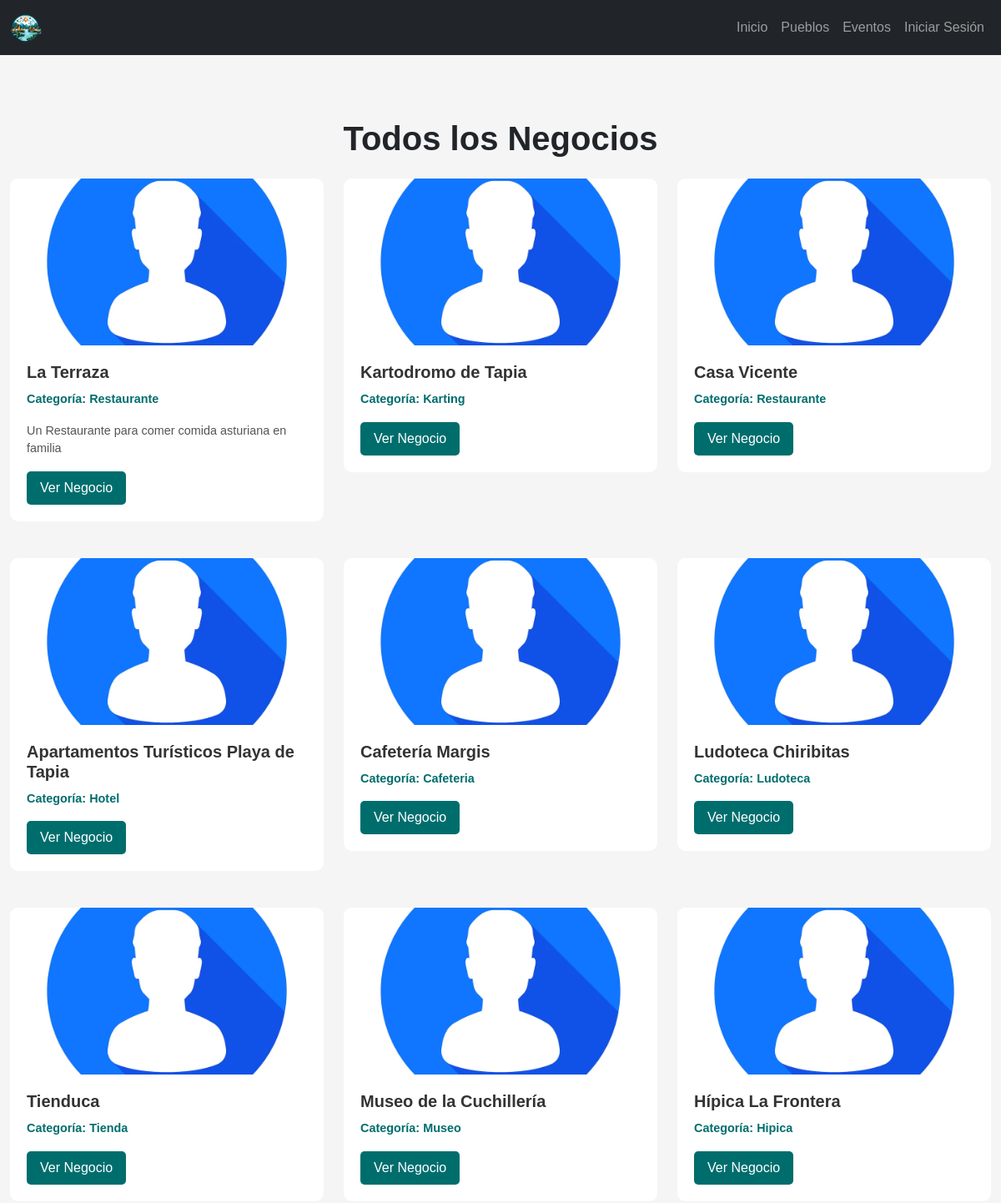
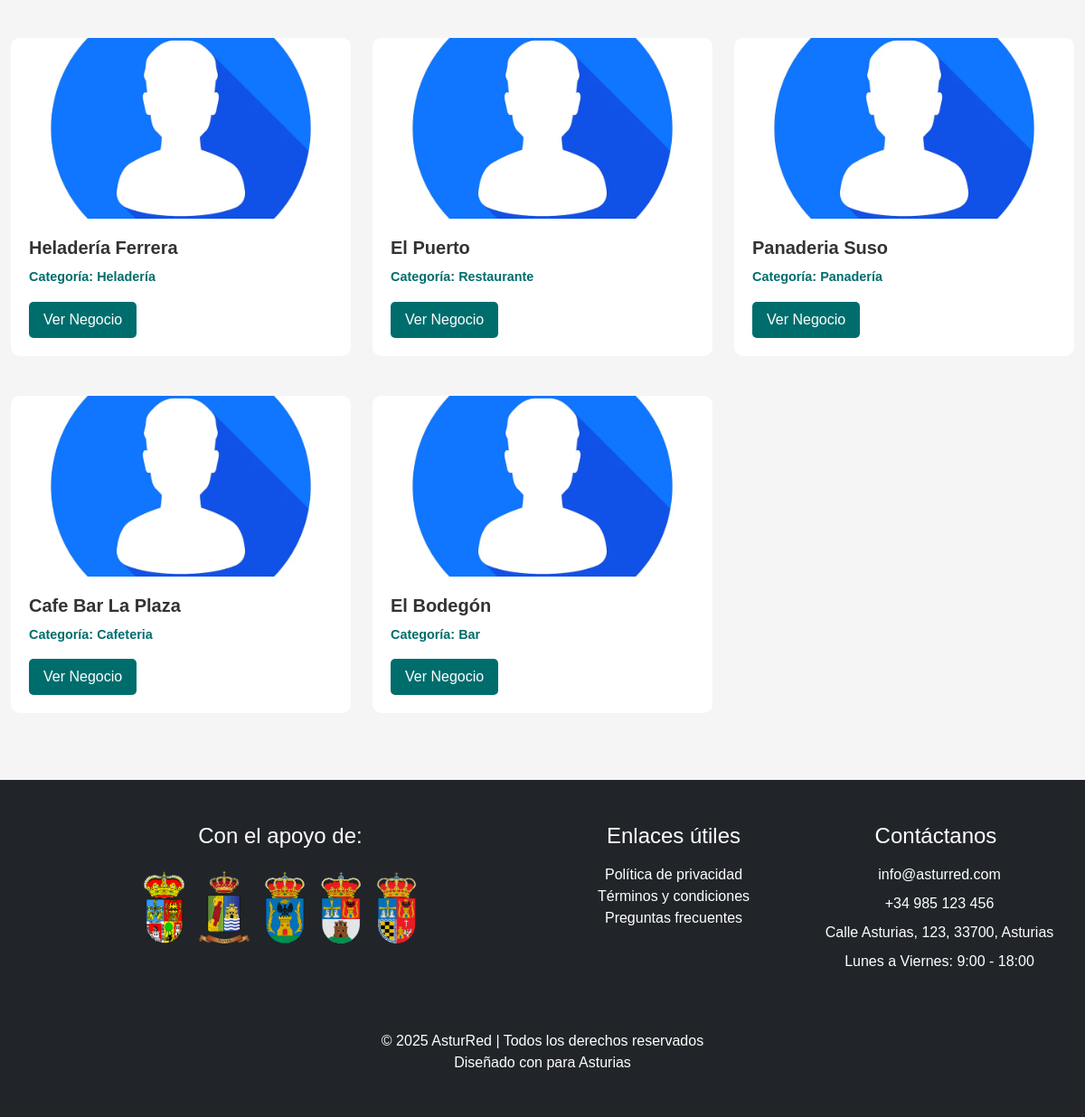
/todos_los_negocios.php, run on the app's committed database (2 pictures, top to bottom).
### tables this page shows
CREATE TABLE `businesses` (
  `id` int NOT NULL,
  `username` varchar(50) NOT NULL,
  `password` varchar(255) NOT NULL,
  `business_name` varchar(100) NOT NULL,
  `email` varchar(100) NOT NULL,
  `address` varchar(255) DEFAULT NULL,
  `location` varchar(100) DEFAULT NULL,
  `phone` varchar(20) DEFAULT NULL,
  `description` text,
  `profile_pic` varchar(255) DEFAULT 'default-profile.jpg',
  `banner_pic` varchar(255) DEFAULT 'default-banner.jpg',
  `created_at` timestamp NULL DEFAULT CURRENT_TIMESTAMP,
  `role` enum('ayuntamiento','negocio') DEFAULT 'negocio',
  `tipo_negocio` varchar(100) NOT NULL,
  `latitude` decimal(10,8) DEFAULT NULL,
  `longitude` decimal(11,8) DEFAULT NULL
);

### todos_los_negocios.php (the view, shortened to what this page needs)
<?php
include "conexion.php";
$pueblo = isset($_GET['pueblo']) ? $_GET['pueblo'] : null;
if ($pueblo) {
    $query = "
        SELECT b.id, b.username, b.business_name, b.profile_pic, b.tipo_negocio, b.description, COUNT(r.id) AS review_count
        FROM businesses b
        LEFT JOIN reviews r ON b.business_name = r.business_name
        WHERE b.location LIKE ? AND b.role = 'negocio'
        GROUP BY b.id
        ORDER BY review_count DESC
    ";
    $stmt = $conn->prepare($query);
    $pueblo_like = "%$pueblo%";
    $stmt->bind_param("s", $pueblo_like);
    $stmt->execute();
    $result = $stmt->get_result();
} else {
    $query = "
        SELECT b.id, b.username, b.business_name, b.profile_pic, b.tipo_negocio, b.description, COUNT(r.id) AS review_count
        FROM businesses b
        LEFT JOIN reviews r ON b.business_name = r.business_name
        WHERE b.role = 'negocio'
        GROUP BY b.id
        ORDER BY review_count DESC
    ";
    $result = $conn->query($query);
}
?>
<!DOCTYPE html>
<html lang="es">
<head>
    <link href="https://cdn.jsdelivr.net/npm/bootstrap@5.3.0/dist/css/bootstrap.min.css" rel="stylesheet">
    <link href="StyloHtml.css" rel="stylesheet" type="text/css">
</head>
<body>
    <nav class="navbar navbar-expand-lg navbar-dark bg-dark fixed-top">
        <div class="container-fluid">
            <a class="navbar-brand" href="#">
                <img src="img/LogotipoMasTop-fotor-bg-remover-2024092820215 (1).png" alt="Logo" class="logo">
            </a>
            <div class="collapse navbar-collapse" id="navbarNav">
                <ul class="navbar-nav ms-auto">
                    <li class="nav-item"><a class="nav-link" href="index.php">Inicio</a></li>
                    <li class="nav-item"><a class="nav-link" href="pueblos.php">Pueblos</a></li>
                    <li class="nav-item"><a class="nav-link" href="eventos.php">Eventos</a></li>
                    <?php if (isset($_SESSION['username']) || isset($_SESSION['admin_logged_in']) || isset($_SESSION['business_username'])): ?>
                        <?php if (isset($_SESSION['business_username']) && $_SESSION['role'] === 'negocio'): ?>
                            <li class="nav-item"><a class="nav-link" href="MiNegocio.php">Mi Negocio</a></li>
                        <?php elseif (isset($_SESSION['business_username']) && $_SESSION['role'] === 'ayuntamiento'): ?>
                            <li class="nav-item"><a class="nav-link" href="crear_evento.php">Crear Evento</a></li>
                        <?php elseif (isset($_SESSION['username'])): ?>
                            <li class="nav-item"><a class="nav-link" href="miPerfil.php">Mi Perfil</a></li>
                        <?php endif; ?>
                        <li class="nav-item"><a class="nav-link" href="logout.php">Cerrar Sesión</a></li>
                    <?php else: ?>
                        <li class="nav-item"><a class="nav-link" href="loginform.php">Iniciar Sesión</a></li>
                    <?php endif; ?>
                </ul>
            </div>
        </div>
    </nav>
    <div class="container mt-5 pt-4">
        <h1 class="text-center mb-4">Todos los Negocios<?php echo $pueblo ? " de $pueblo" : ""; ?></h1>
        <div class="row">
            <?php
            if ($result->num_rows > 0) {
                while ($row = $result->fetch_assoc()) {
                    echo '<div class="col-md-4 mb-4">';
                    echo '<div class="card business-card">';
                    echo '<img src="uploads/' . htmlspecialchars($row['profile_pic']) . '" class="card-img-top" alt="' . htmlspecialchars($row['business_name']) . '">';
                    echo '<div class="card-body">';
                    echo '<h5 class="card-title">' . htmlspecialchars($row['business_name']) . '</h5>';
                    echo '<p class="card-category"><strong>Categoría:</strong> ' . htmlspecialchars($row['tipo_negocio']) . '</p>';
                    echo '<p class="card-text">' . htmlspecialchars($row['description']) . '</p>';
                    echo '<a href="MiNegocio.php?username=' . urlencode($row['username']) . '" class="btn btn-ver-negocio">Ver Negocio</a>';
                    echo '</div>';
                    echo '</div>';
                    echo '</div>';
                }
            } else {
                echo '<p class="text-center">No hay negocios registrados<?php echo $pueblo ? " en $pueblo" : ""; ?>.</p>';
            }
            ?>
        </div>
    </div>
    <footer class="footer bg-dark text-white py-5">
        <div class="container">
            <div class="row">
                <div class="col-md-6 text-center mb-4">
                    <h4 class="mb-3">Con el apoyo de:</h4>
                    <div class="d-flex justify-content-center flex-wrap">
                        <img src="img/Escudo_de_Tapia_de_Casariego.gif" alt="Escudo Tapia de Casariego" class="img-fluid m-2" style="max-height: 80px;">
                        <img src="img/escudoNavia.png" alt="Escudo Taramundi" class="img-fluid m-2" style="max-height: 80px;">
                        <img src="img/Escudo_de_Castropol.svg" alt="Escudo Castropol" class="img-fluid m-2" style="max-height: 80px;">
                        <img src="img/Escudo_de_Vegadeo.svg" alt="Escudo Vegadeo" class="img-fluid m-2" style="max-height: 80px;">
                        <img src="img/escudoTaramundi.png" alt="Escudo Navia" class="img-fluid m-2" style="max-height: 80px;">
                    </div>
                </div>
                <div class="col-md-3 mb-4">
                    <h4 class="mb-3">Enlaces útiles</h4>
                    <ul class="list-unstyled">
                        <li><a href="#" class="text-white text-decoration-none">Política de privacidad</a></li>
                        <li><a href="#" class="text-white text-decoration-none">Términos y condiciones</a></li>
                        <li><a href="#" class="text-white text-decoration-none">Preguntas frecuentes</a></li>
                    </ul>
                </div>
                <div class="col-md-3 mb-4">
                    <h4 class="mb-3">Contáctanos</h4>
                    <ul class="list-unstyled">
                        <li class="mb-2">
                            <a href="mailto:info@asturred.com" class="text-white text-decoration-none">info@asturred.com</a>
                        </li>
                        <li class="mb-2">
                            <a href="tel:+34985123456" class="text-white text-decoration-none">+34 985 123 456</a>
                        </li>
                        <li class="mb-2">
                            <span class="text-white">Calle Asturias, 123, 33700, Asturias</span>
                        </li>
                        <li class="mb-2">
                            <span class="text-white">Lunes a Viernes: 9:00 - 18:00</span>
                        </li>
                    </ul>
                </div>
            </div>
            <div class="row mt-4">
                <div class="col-12 text-center">
                    <p class="mb-0">&copy; 2025 AsturRed | Todos los derechos reservados</p>
                    <p class="mb-0">Diseñado con <i class="fas fa-heart text-danger"></i> para Asturias</p>
                </div>
            </div>
        </div>
    </footer>
</body>
</html>

### StyloHtml.css (style rules this page uses)
* { box-sizing: border-box; margin: 0; padding: 0; font-family: Arial, sans-serif; }
body { background-color: #f5f5f5; padding-top: 70px; }
.logo { width: 50px; height: auto; }
.navbar-brand img { height: 40px; width: auto; }
.navbar-nav .nav-link { transition: background-color 0.3s ease, color 0.3s ease; }
footer { background-color: #333; color: white; text-align: center; padding: 20px; margin-top: 30px; position: relative; width: 100%; }
.footer { background-color: #343a40; color: white; text-align: center; padding: 20px; position: relative; bottom: 0; width: 100%; }

### todos_los_negocios.php (style rules this page uses)
.business-card { transition: transform 0.3s ease, box-shadow 0.3s ease; border: none; border-radius: 10px; overflow: hidden; background-color: #fff; margin-bottom: 20px; }
.business-card img { height: 200px; object-fit: cover; }
.business-card .card-body { padding: 20px; }
.business-card .card-title { font-size: 1.25rem; font-weight: bold; margin-bottom: 10px; color: #333; }
.business-card .card-text { font-size: 0.9rem; color: #555; }
.business-card .card-category { font-size: 0.9rem; color: #006d6d; font-weight: bold; }
.btn-ver-negocio { background-color: #006d6d; border: none; border-radius: 5px; padding: 8px 16px; color: white; transition: background-color 0.3s ease; }
.container { max-width: 1200px; margin: 0 auto; }
h1 { font-weight: bold; margin-bottom: 30px; }

### data on the page
businesses: profile_pic (placeholder picture), business_name "La Terraza", tipo_negocio "Restaurante", description "Un Restaurante para comer comida asturiana en familia"
businesses: profile_pic (placeholder picture), business_name "Kartodromo de Tapia", tipo_negocio "Karting"
businesses: profile_pic (placeholder picture), business_name "Casa Vicente", tipo_negocio "Restaurante"
businesses: profile_pic (placeholder picture), business_name "Apartamentos Turísticos Playa de Tapia", tipo_negocio "Hotel"
businesses: profile_pic (placeholder picture), business_name "Cafetería Margis", tipo_negocio "Cafeteria"
businesses: profile_pic (placeholder picture), business_name "Ludoteca Chiribitas", tipo_negocio "Ludoteca"
businesses: profile_pic (placeholder picture), business_name "Tienduca", tipo_negocio "Tienda"
businesses: profile_pic (placeholder picture), business_name "Museo de la Cuchillería", tipo_negocio "Museo"
businesses: profile_pic (placeholder picture), business_name "Hípica La Frontera", tipo_negocio "Hipica"
businesses: profile_pic (placeholder picture), business_name "Heladería Ferrera", tipo_negocio "Heladería"
businesses: profile_pic (placeholder picture), business_name "El Puerto", tipo_negocio "Restaurante"
businesses: profile_pic (placeholder picture), business_name "Panaderia Suso", tipo_negocio "Panadería"
businesses: profile_pic (placeholder picture), business_name "Cafe Bar La Plaza", tipo_negocio "Cafeteria"
businesses: profile_pic (placeholder picture), business_name "El Bodegón", tipo_negocio "Bar"
